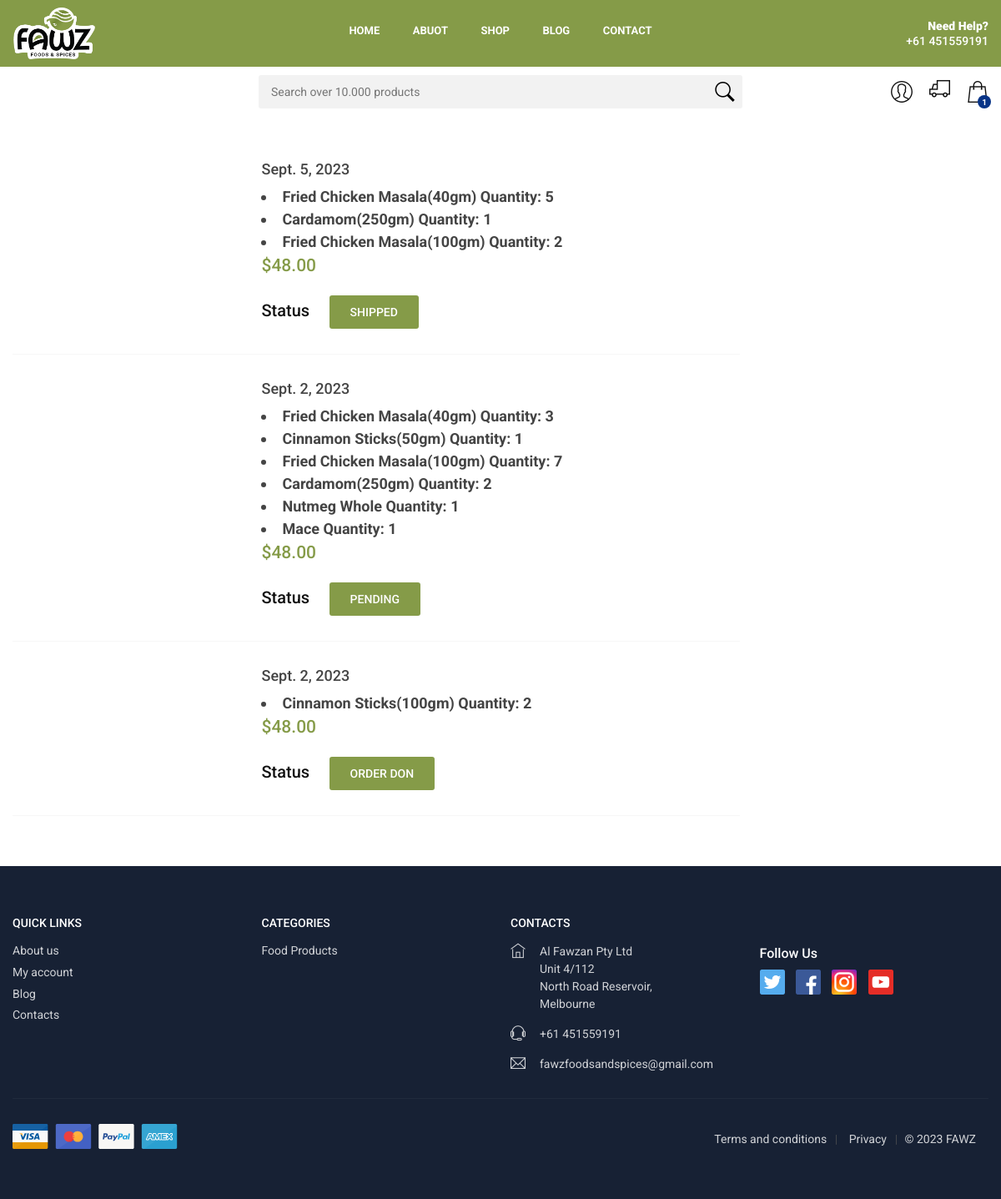
The page /order_list (signed in) on the database as committed earlier.
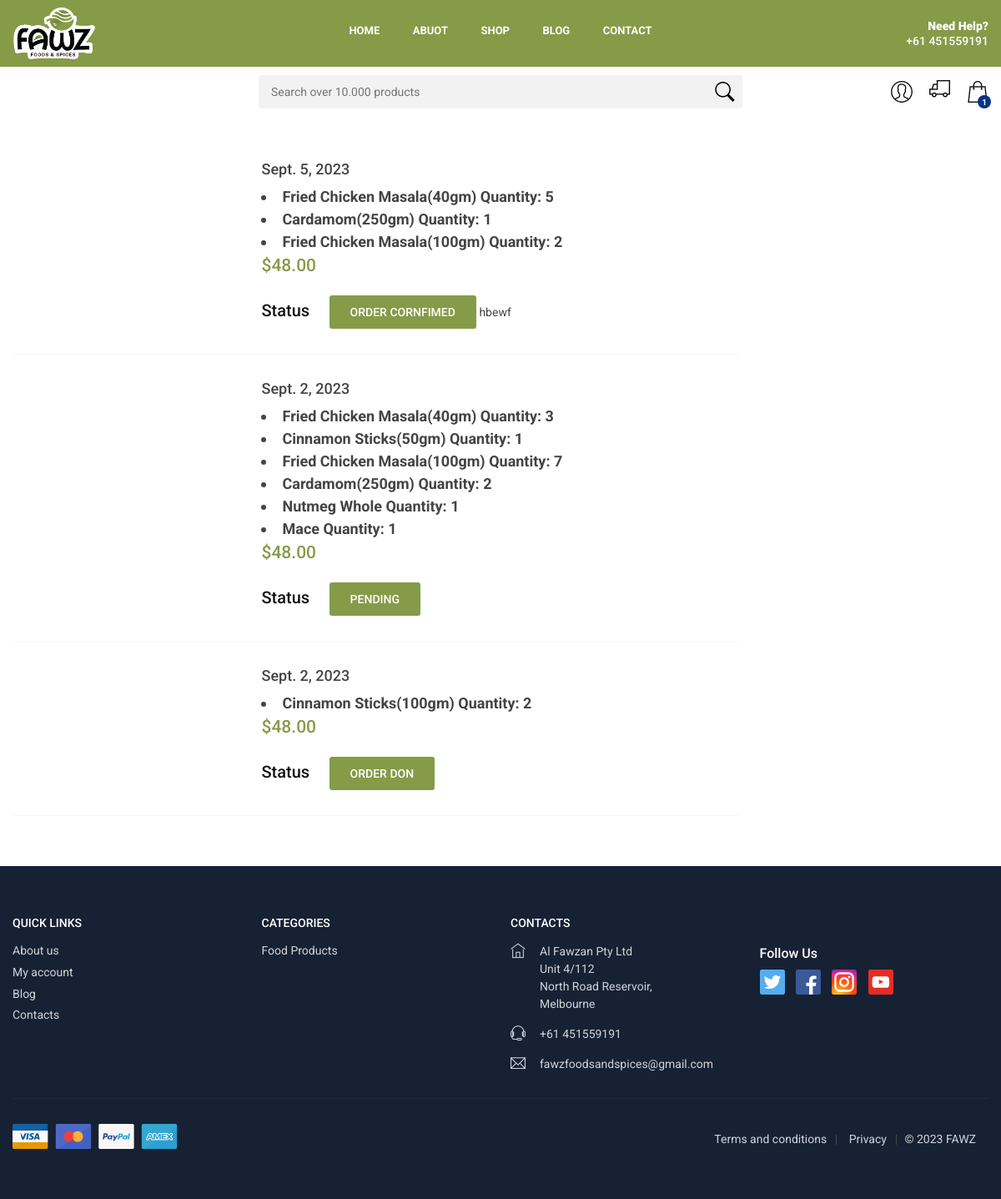
The same page on the database as committed later.
### User_App/models.py (models this page shows)
class Order(models.Model):
    STATUS = (
        ('PENDING', 'PENDING'),
        ('ORDER CORNFIMED', 'ORDER CORNFIMED'),
        ('SHIPPED', 'SHIPPED'),
        ('ORDER DONE', 'ORDER DONE'),
    )
    user = models.ForeignKey(User, on_delete=models.CASCADE)
    cart = models.ManyToManyField(Cart)
    first_name = models.CharField(max_length=100)
    last_name = models.CharField(max_length=100)
    city = models.CharField(max_length=100)
    postel_code = models.CharField(max_length=100)
    address = models.CharField(max_length=100)
    phone = models.CharField(max_length=12)
    date = models.DateField(auto_now_add=True)
    status = models.CharField(max_length=100, choices=STATUS, default='PENDING')
    delivery_espected = models.CharField(max_length=100)

### User_App/views.py (the view)
# urls.py: path('order_list', order_list, name='order_list'),
@login_required
def order_list(request):
    current_page = 'order_list'
    user = request.user
    orders = Order.objects.filter(user=user).annotate(total_amount=Sum('cart__total')).order_by('-id')
    orders = orders.annotate(total_amount_with_8=F('total_amount') + 8).order_by('-id')
    context = {
        'current_page': current_page,
        'order': orders
    }
    return render(request, 'User/order_list.html', context)

### Core/context_processors.py (called while the page is built)
def context(request):
    from User_App.models import Cart
    try:
        cart_items = Cart.objects.filter(user=request.user,ordered=False).count()
    except:
        cart_items = 0
    data = {
        'cart_items_count' : cart_items
    }
    return data

### templates/User/order_list.html
{% extends "user/base.html" %}
{% load static %}
{% block content %}
	<main>
	    <div class="container margin_30">
	        <div class="row">
	            <div class="col-lg-9">
                    {% for order in order %}
                        <div class="row row_item">
                            <div class="col-sm-4">
                            </div>
                            <div class="col-sm-8">
                                <a href="#">
                                    <h3>{{ order.date }}</h3>
                                </a>
                                {% for cart in order.cart.all %}
                                    <li style="font-weight: 700; font-size: large;">
                                        {{ cart.product.name }}
                                        Quantity: {{ cart.quantity }}
                                    </li>
                                {% endfor %}
                                <div class="price_box">
                                    <span class="new_price">$48.00</span>
                                </div>
                                <ul><li><h5 style="margin-top: 5px;">Status  </h5></li>
                                    <li><a href="#0" class="btn_1" style="margin-left: 20px;">{{ order.status}}</a></li>
                                    <li>{{ order.delivery_espected }}</li>
                                </ul>
                            </div>
                        </div>
                        <hr>
                    {% empty %}
                        <p>there is no orders</p>
                    {% endfor %}
	            </div>
	        </div>
	    </div>
	</main>
{% endblock content %}

Rows that differ between the two databases and show on the page:
changed Order: status "SHIPPED" → "ORDER CORNFIMED"; delivery_espected (not shown) → "hbewf"
